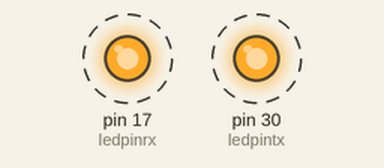
Simulated run of this sketch. Board: Arduino Mega 2560, built with avr-gcc and run on an emulated ATmega2560. Shown: output pins drawn as LEDs (lit = HIGH). Dashed ring = blinking.

Above: at 0.5 s.
Timing chart, 0 to 4.6 s (numbered marks = the images above):
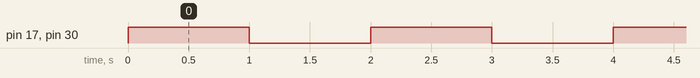

The sketch:

Internal_Arduino_MicroLed.ino
```cpp
//Default arduino micro internal led
#define ledpinrx 17
#define ledpintx 30

//Define the data set from Bluetooth
int state = 0;

void setup() {

  Serial1.begin(9600);
  pinMode(ledpinrx, OUTPUT);
  pinMode(ledpintx, OUTPUT);
  digitalWrite(ledpinrx, LOW);
  digitalWrite(ledpintx, LOW);
}

void loop() {


    digitalWrite(ledpinrx,HIGH);
    digitalWrite(ledpintx,HIGH);
    delay(1000);
    digitalWrite(ledpinrx,LOW);
    digitalWrite(ledpintx,LOW);
    delay(1000);

}
```

Measured:
- by itself, pin 17 (ledpinrx), pin 30 (ledpintx): alternates HIGH for 1.0 s and LOW for 1.0 s
